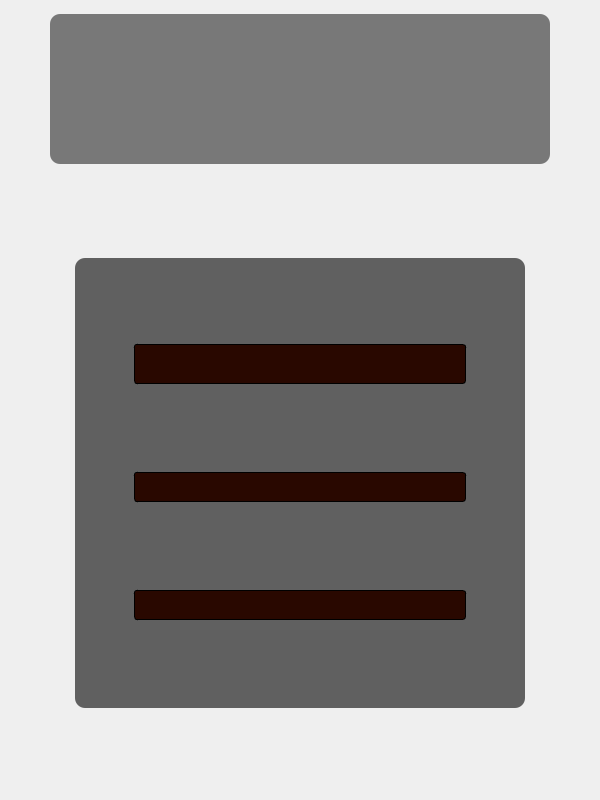
<?xml version="1.0" encoding="UTF-8"?>
<ui version="4.0">
 <class>MainWindow</class>
 <widget class="QMainWindow" name="MainWindow">
  <property name="geometry">
   <rect>
    <x>0</x>
    <y>0</y>
    <width>600</width>
    <height>800</height>
   </rect>
  </property>
  <property name="minimumSize">
   <size>
    <width>600</width>
    <height>800</height>
   </size>
  </property>
  <property name="maximumSize">
   <size>
    <width>16777215</width>
    <height>16777215</height>
   </size>
  </property>
  <property name="windowTitle">
   <string>MainWindow</string>
  </property>
  <property name="styleSheet">
   <string notr="true">
QPushButton {
color: white;
background-color: #27a9e3;
border-width: 0px;
border-radius: 3px;
}</string>
  </property>
  <widget class="QWidget" name="centralwidget">
   <property name="minimumSize">
    <size>
     <width>0</width>
     <height>0</height>
    </size>
   </property>
   <property name="styleSheet">
    <string notr="true">#centralwidget {
   background-color: qlineargradient(
        spread:pad, x1:0, y1:1, x2:1, y2:0,   /* Swapped y1 and y2 */
        stop:0 rgba(255, 204, 102, 255),      /* Light orange */
        stop:1 rgba(102, 51, 0, 255)          /* Dark brown */
    );

}



QPushButton {
border-radius:5px;
padding: 7px 15px;
margin: 5px 50px;
color: white;
background-color: #290800;
border-width: 0px;
border-radius: 3px;
border:1px solid black;
}
QPushButton:hover { background-color: #330a00;
padding: 9px 25px;
 }
#form{
border-radius:10px;
background-color:rgba(0,0,0,0.6);
}</string>
   </property>
   <layout class="QVBoxLayout" name="verticalLayout">
    <item>
     <layout class="QHBoxLayout" name="top">
      <property name="leftMargin">
       <number>5</number>
      </property>
      <property name="topMargin">
       <number>5</number>
      </property>
      <property name="rightMargin">
       <number>5</number>
      </property>
      <property name="bottomMargin">
       <number>5</number>
      </property>
      <item>
       <widget class="QLabel" name="label">
        <property name="sizePolicy">
         <sizepolicy hsizetype="Fixed" vsizetype="Fixed">
          <horstretch>0</horstretch>
          <verstretch>0</verstretch>
         </sizepolicy>
        </property>
        <property name="minimumSize">
         <size>
          <width>500</width>
          <height>150</height>
         </size>
        </property>
        <property name="styleSheet">
         <string notr="true">
border-image: url(:/images/resources/title.png);

border-radius:10px;
background-color:rgba(0,0,0,0.5);
</string>
        </property>
        <property name="text">
         <string/>
        </property>
       </widget>
      </item>
     </layout>
    </item>
    <item>
     <spacer name="verticalSpacer">
      <property name="orientation">
       <enum>Qt::Vertical</enum>
      </property>
      <property name="sizeHint" stdset="0">
       <size>
        <width>20</width>
        <height>40</height>
       </size>
      </property>
     </spacer>
    </item>
    <item>
     <layout class="QHBoxLayout" name="horizontalLayout">
      <property name="topMargin">
       <number>0</number>
      </property>
      <item>
       <widget class="QWidget" name="form" native="true">
        <property name="sizePolicy">
         <sizepolicy hsizetype="Fixed" vsizetype="Fixed">
          <horstretch>0</horstretch>
          <verstretch>0</verstretch>
         </sizepolicy>
        </property>
        <property name="minimumSize">
         <size>
          <width>450</width>
          <height>450</height>
         </size>
        </property>
        <property name="styleSheet">
         <string notr="true"/>
        </property>
        <layout class="QVBoxLayout" name="verticalLayout_2">
         <item>
          <widget class="QPushButton" name="play">
           <property name="sizePolicy">
            <sizepolicy hsizetype="Minimum" vsizetype="Fixed">
             <horstretch>0</horstretch>
             <verstretch>0</verstretch>
            </sizepolicy>
           </property>
           <property name="minimumSize">
            <size>
             <width>150</width>
             <height>50</height>
            </size>
           </property>
           <property name="text">
            <string/>
           </property>
           <property name="icon">
            <iconset resource="resources.qrc">
             <normaloff>:/icons/resources/play.png</normaloff>:/icons/resources/play.png</iconset>
           </property>
           <property name="iconSize">
            <size>
             <width>200</width>
             <height>60</height>
            </size>
           </property>
           <property name="autoExclusive">
            <bool>false</bool>
           </property>
          </widget>
         </item>
         <item>
          <widget class="QPushButton" name="pushButton_2">
           <property name="text">
            <string/>
           </property>
           <property name="icon">
            <iconset resource="resources.qrc">
             <normaloff>:/icons/resources/options.png</normaloff>:/icons/resources/options.png</iconset>
           </property>
           <property name="iconSize">
            <size>
             <width>200</width>
             <height>60</height>
            </size>
           </property>
          </widget>
         </item>
         <item>
          <widget class="QPushButton" name="pushButton">
           <property name="text">
            <string/>
           </property>
           <property name="icon">
            <iconset resource="resources.qrc">
             <normaloff>:/icons/resources/credits.png</normaloff>:/icons/resources/credits.png</iconset>
           </property>
           <property name="iconSize">
            <size>
             <width>200</width>
             <height>60</height>
            </size>
           </property>
          </widget>
         </item>
        </layout>
       </widget>
      </item>
     </layout>
    </item>
    <item>
     <spacer name="verticalSpacer_2">
      <property name="orientation">
       <enum>Qt::Vertical</enum>
      </property>
      <property name="sizeHint" stdset="0">
       <size>
        <width>20</width>
        <height>40</height>
       </size>
      </property>
     </spacer>
    </item>
   </layout>
  </widget>
 </widget>
 <resources>
  <include location="resources.qrc"/>
 </resources>
 <connections/>
</ui>
